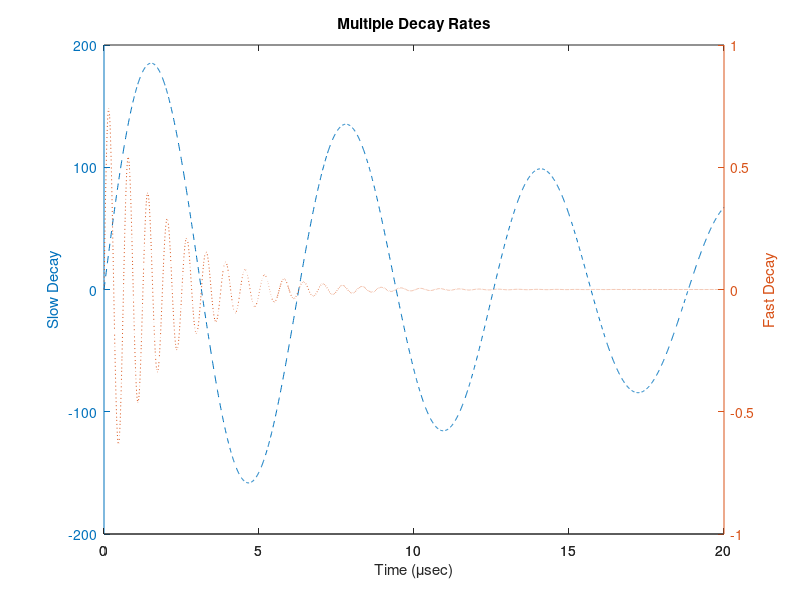

MATLAB code to generate this figure:
% test_plotyy.m
%
figure;
x=0:0.01:20;
y1=200*exp(-0.05*x).*sin(x);
y2=0.8*exp(-0.5*x).*sin(10*x);
[AX,H1,H2]=plotyy(x,y1,x,y2,'plot');

set(get(AX(1),'Ylabel'),'String','Slow Decay');
set(get(AX(2),'Ylabel'),'String','Fast Decay');

xlabel('Time (\musec)');
title('Multiple Decay Rates');

set(H1, 'LineStyle','--');
set(H2, 'LineStyle',':');

get(AX);
